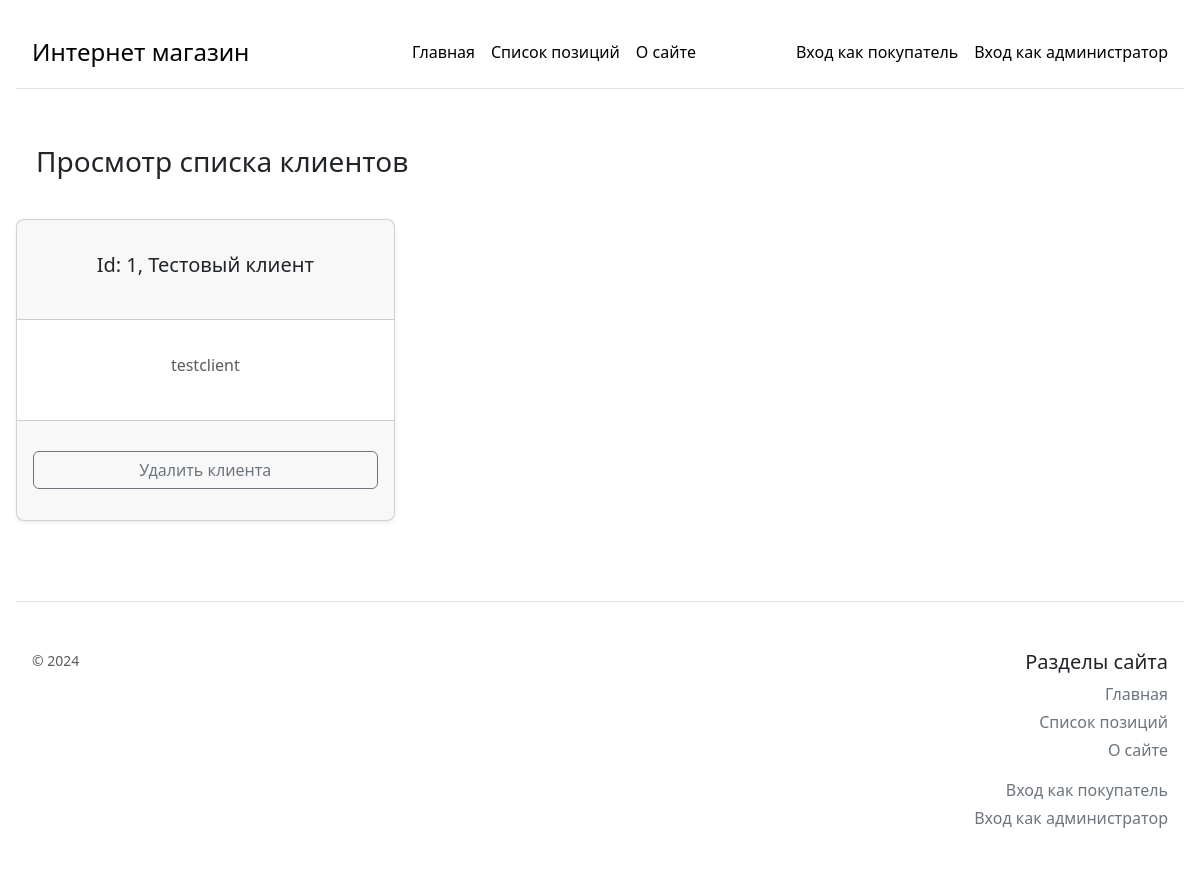
Page /clients_list on the earlier database version.
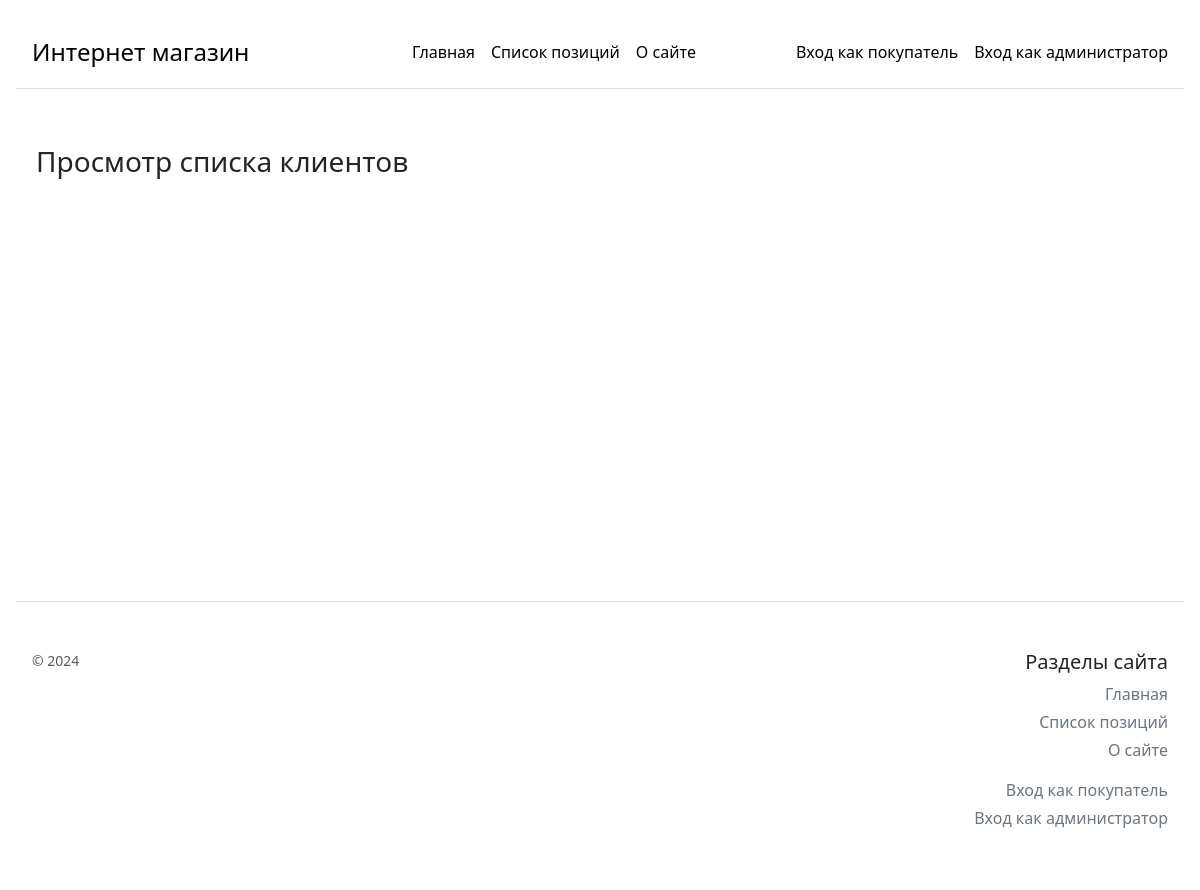
Same page on the later database version.
### models/client.py (models this page shows, shortened)
    class ClientModel(db.Model):
        __tablename__ = 'clients'
        id = db.Column(db.Integer(), primary_key=True)
        name = db.Column(db.String(100), unique=True, nullable=False)
        login = db.Column(db.String(50), unique=True, nullable=False)
        email = db.Column(db.String(100), unique=True, nullable=False)
        password_hash = db.Column(db.String(100), unique=False, nullable=False)

### main.py (the view)
@app.route('/clients_list', methods=[ 'POST', 'GET'])
def clientsList():
    return  clientsListHandler(ClientModel, db, autorization)

### route_handlers/clients_list.py (called while the page is built)
def clientsListHandler(ClientModel, db: SQLAlchemy, autorization):
    if request.method == 'POST':
        clientId = request.form['id']
        client = ClientModel.query.filter_by(id=clientId).first()
        if (client != None):
            db.session.delete(client)
            db.session.commit()
    ClientsFromQuery = ClientModel.query.all()
    clients = []
    for client in ClientsFromQuery:
        clients.append({
            'id': client.id,
            'name': client.name,
            'login': client.login
        })
    return render_template('clients_list.html', clients = clients, autorization = autorization)

### templates/clients_list.html (shortened to what this page needs)
{% extends 'template.html' %}
{% block body %}
<div class="row p-3">
    <div class="col p-3">
        <h3>Просмотр списка клиентов</h3>
    </div>
</div>
<form method="post">
    <div class="row row-cols-1 row-cols-md-3 mb-3 text-center g-3">
        {% for client in clients %}
        <div class="col">
            <div class="card mb-3 rounded-3 shadow-sm text-center">
                <div class="card-header"
                    style="min-height: 100px; display: flex; align-items: center; justify-content: center;">
                    <h5>Id: {{ client['id'] }}, {{ client['name'] }}</h5>
                </div>
                <div class="card-body text-muted"
                    style="min-height: 100px; display: flex; align-items: center; justify-content: center;">
                    <h6>{{ client['login'] }}</h6>
                </div>
                <div class="card-footer"
                    style="min-height: 100px; display: flex; align-items: center; justify-content: center;">
                    <button type="button" class="w-100 btn btn-m btn-outline-secondary" data-bs-toggle="modal"
                        data-bs-target="#modal_{{ client['id'] }}">Удалить клиента</button>
                </div>
            </div>
        </div>
        {% endfor %}
    </div>
</form>
{% endblock %}

### templates/template.html (shortened to what this page needs)
<!DOCTYPE html>
<html lang="en">
<head>
    <link rel="stylesheet" href="https://cdn.jsdelivr.net/npm/bootstrap@5.3.3/dist/css/bootstrap.min.css"
        rel="stylesheet"
>
</head>
<body>
    <div class="container-fluid p-3" style="min-height: 100vh">
        <header>
            <div class="d-flex flex-column flex-md-row align-items-center p-3 mb-4 border-bottom">
                <a href="/" class="d-flex align-items-center link-body-emphasis text-decoration-none">
                    <span class="fs-4">Интернет магазин</span>
                </a>
                <nav class="d-inline-flex mt-2 mt-md-0 ms-md-auto">
                    <a class="me-3 py-2 link-body-emphasis text-decoration-none" href="/">Главная</a>
                    <a class="me-3 py-2 link-body-emphasis text-decoration-none" href="/">Список позиций</a>
                    <a class="py-2 link-body-emphasis text-decoration-none" href="/about" style="margin-right: 100px;">О
                        сайте</a>
                    {% if autorization.isUserLogin == False and autorization.isClientLogin == False %}
                    <a class="me-3 py-2 link-body-emphasis text-decoration-none" href="/client_login"
                        style="text-align: end;">Вход
                        как
                        покупатель</a>
                    <a class="py-2 link-body-emphasis text-decoration-none" href="/user_login"
                        style="text-align: end;">Вход
                        как администратор</a>
                    {% else %}
                    <a class="py-2 link-body-emphasis text-decoration-none" href="/logout">Выход
                        ({{autorization.loginName}})</a>
                    {% endif %}
                </nav>
            </div>
        </header>
        <main style="min-height: 55vh">
            {% block body %}{% endblock%}
        </main>
        <footer class="pt-4 my-md-5 pt-md-5 p-3 border-top">
            <div class="row">
                <div class="col-12 col-md">
                    <small class="d-block mb-3 text-body-secondary">© 2024</small>
                </div>
                {% if autorization.isUserLogin == True %}
                <div class="col-6 col-md" style="text-align: end;">
                    <h5>Добавление элементов</h5>
                    <ul class="list-unstyled text-small">
                        <li class="mb-1"><a class="link-secondary text-decoration-none"
                                href="/add_new_category">Добавление новой
                                категории</a></li>
                        <li class="mb-1"><a class="link-secondary text-decoration-none"
                                href="/add_new_position">Добавление новой
                                позиции</a></li>
                        <li class="mb-1"><a class="link-secondary text-decoration-none"
                                href="/add_new_client">Добавление
                                нового
                                клиента</a></li>
                        <li class="mb-1"><a class="link-secondary text-decoration-none" href="/add_new_user">Добавление
                                нового
                                администратора</a></li>
                    </ul>
                </div>
                <div class="col-6 col-md" style="text-align: end;">
                    <h5>Просмотр/Редактирование</h5>
                    <ul class="list-unstyled text-small">
                        <li class="mb-1"><a class="link-secondary text-decoration-none" href="/categories_list">Просмотр
                                списка
                                категорий</a></li>
                        <li class="mb-1"><a class="link-secondary text-decoration-none" href="/positions_list">Просмотр
                                списка
                                позиций</a></li>
                        <li class="mb-1"><a class="link-secondary text-decoration-none"
                                href="/positions_images_list">Просмотр списка изображений</a></li>
                        <li class="mb-1"><a class="link-secondary text-decoration-none" href="/clients_list">Просмотр
                                списка клиентов</a></li>
                        <li class="mb-1"><a class="link-secondary text-decoration-none" href="/users_list">Просмотр
                                списка администраторов</a></li>
                    </ul>
                </div>
                {% else %}
                <div class="col-6 col-md"></div>
                <div class="col-6 col-md"> </div>
                <div class="col-6 col-md"></div>
                {% endif %}
                <div class="col-6 col-md" style="text-align: end;">
                    <h5>Разделы сайта</h5>
                    <ul class="list-unstyled text-small">
                        <li class="mb-1"><a class="link-secondary text-decoration-none" href="/">Главная</a></li>
                        <li class="mb-1"><a class="link-secondary text-decoration-none" href="/">Список позиций</a></li>
                        <li class="mb-3"><a class="link-secondary text-decoration-none" href="/about">О сайте</a></li>
                        {% if autorization.isUserLogin == False and autorization.isClientLogin == False %}
                        <li class="mb-1"><a class="link-secondary text-decoration-none" href="/">Вход как покупатель</a>
                        </li>
                        <li class="mb-3"><a class="link-secondary text-decoration-none" href="/user_login">Вход как
                                администратор</a></li>
                        {% else %}
                        <li class="mb-3"><a class="link-secondary text-decoration-none" href="/logout">Выход</a></li>
                        {% endif %}
                    </ul>
                </div>
            </div>
        </footer>
    </div>
</body>
</html>

Differences in the rows shown:
removed ClientModel: id "1", name "Тестовый клиент", login "testclient"
